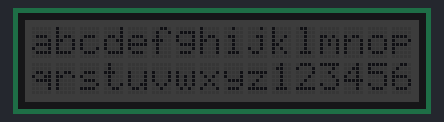
The program below on a simulated Raspberry Pi (BCM pin numbers) with a GrovePi. Shown: 16×2 character LCD. Library files of the repository ran but are not shown: lcd_class.py.

Above: at 0.1 s.
At 5.1 s:
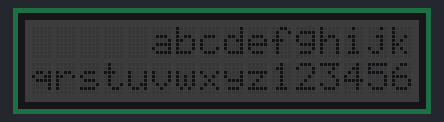
At 15.2 s:
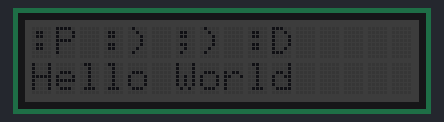
At 25.2 s:
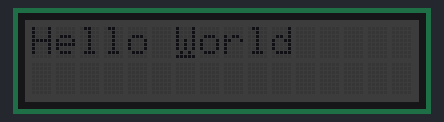
At 31.2 s:
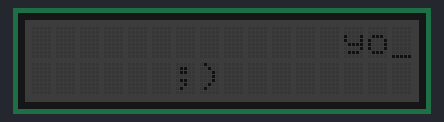
At 38.2 s:
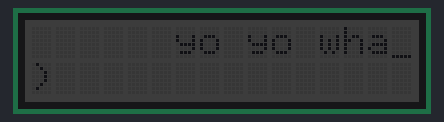

The program:

lcd_class_test.py
```python
# (licence header left out)
from lcd_class import *
import time

r = 1
g = 1
b = 1

lcd = GroveLCD()
lcd.write_string("abcdefghijklmnopqrstuvwxyz1234567890")
lcd.set_rgb(r, g, b)
time.sleep(5)
lcd.clear()

lcd.move_cursor(0, 5)
lcd.write_string("abcdefghijklmnopqrstuvwxyz1234567890")
time.sleep(5)
lcd.clear()

lcd.write_string(":) :) ;) \nHello World")
lcd.set_rgb(r, g, b)
lcd.return_home()
lcd.write_string(":P")
lcd.move_cursor(0, 9)
lcd.write_string(":D")

lcd.set_display(False)
time.sleep(5)
lcd.set_display(True)

lcd.set_cursor(False)
time.sleep(5)
lcd.set_cursor(True)

lcd.set_blink(True)
time.sleep(5)
lcd.set_blink(False)

lcd.clear()
lcd.set_shift_text(False, False)
lcd.move_cursor(0, 10)
lcd.write_string("dlroW")
lcd.return_home()
lcd.set_shift_text(False, True)
lcd.write_string("Hello ")
time.sleep(5)


lcd.clear()
lcd.move_cursor(1, 8)
lcd.write_string(";)")
lcd.move_cursor(0, 15)
lcd.set_shift_text(True, True)
str1 = "yo yo what up?"
for c in str1:
   lcd.write_string(c)
   time.sleep(1)
time.sleep(3)

lcd.clear()
lcd.move_cursor(0, 0)
lcd.set_shift_text(True, False)
str2 = "?u hcum ton ,edud"
# str2 = "dude, not much u?"
for c in str2:
   lcd.write_string(c)
   time.sleep(1)
time.sleep(3)

lcd.set_shift_text(False, False)

lcd.clear()
lcd.return_home();
lcd.shift_text(False, True)
time.sleep(1)
lcd.shift_text(False, True)
time.sleep(1)
lcd.shift_text(False, True)
time.sleep(1)
lcd.shift_text(False, False)
time.sleep(1)
str1 = "back and forth"
for c in str1:
   lcd.write_string(c)
   time.sleep(1)
for x in xrange(1,40):
   lcd.shift_text(True, False)
   time.sleep(0.5)
lcd.shift_text(True, True)
time.sleep(3)

lcd.set_shift_text(False, True)

lcd.clear()
lcd.return_home()
lcd.write_string(":) :) ;) \nHello World")
lcd.set_rgb(r, g, b)
lcd.return_home()
lcd.write_string(":P")
lcd.move_cursor(0, 9)
lcd.write_string(":D")

while 1 == 1:
   #red
   while (r < 255):
      r += 1
      lcd.set_rgb(r, g, b)
      time.sleep(0.002)
   #yellow
   while (g < 255):
      g += 1
      lcd.set_rgb(r, g, b)
      time.sleep(0.002)
   #green
   while (r > 1):
      r -= 1
      lcd.set_rgb(r, g, b)
      time.sleep(0.002)
   #cyan
   while (b < 255):
      b += 1
      lcd.set_rgb(r, g, b)
      time.sleep(0.002)
   #blue
   while (g > 1):
      g -= 1
      lcd.set_rgb(r, g, b)
      time.sleep(0.002)
   #purple
   while (r < 255):
      r += 1
      lcd.set_rgb(r, g, b)
      time.sleep(0.002)
   #white
   while (g < 255):
      g += 1
      lcd.set_rgb(r, g, b)
      time.sleep(0.002)
   #black
   while ( (r > 1) and (g > 1) and (b > 1) ):
      r -= 1
      b -= 1
      g -= 1
      lcd.set_rgb(r, g, b)
      time.sleep(0.002)
      
```

Measured:
- what the display in image 0 shows lasts 5.0 s, from 0.1 s to 5.1 s
- what the display in image 4 shows lasts 1.0 s, from 31.1 s to 32.1 s
